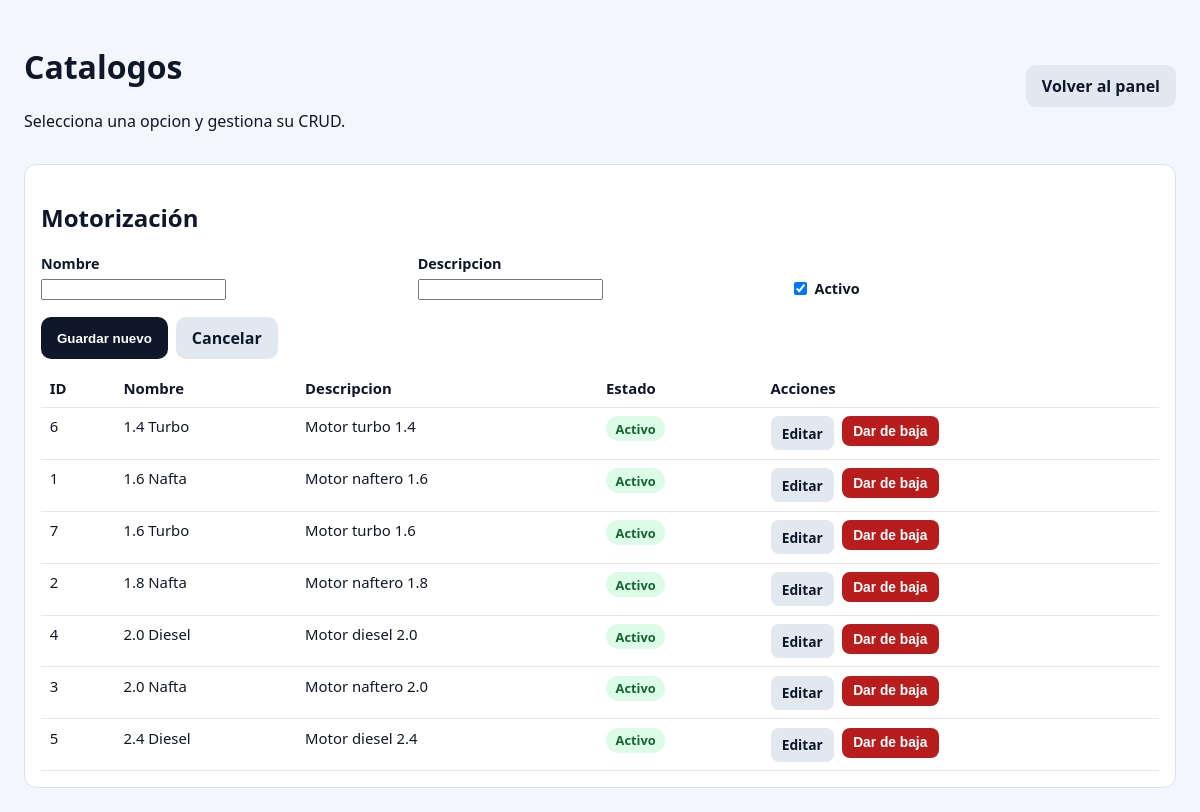
Screenshot of /catalogos.php?seccion=motorizacion (signed in) with the database file from the repository.
### tables this page shows
CREATE TABLE `motorizaciones` (
  `id_motorizacion` int NOT NULL AUTO_INCREMENT,
  `nombre_motor` varchar(100) NOT NULL,
  `descripcion` varchar(255) DEFAULT NULL,
  `activo` tinyint(1) DEFAULT '1',
  PRIMARY KEY (`id_motorizacion`)
);

### public/catalogos.php (the view, shortened to what this page needs)
<?php
$projectRoot = dirname(__DIR__);
$seccion = (string) ($_GET['seccion'] ?? 'marca');
$motorizacionForm = [
    'id_motorizacion' => 0,
    'nombre_motor' => '',
    'descripcion' => '',
    'activo' => '1',
];
try {
    $pdo = Database::connect($projectRoot);
} catch (Throwable $e) {
    http_response_code(500);
    echo 'No se pudo conectar a la base de datos: ' . htmlspecialchars($e->getMessage());
    exit;
}
$motorizaciones = $pdo->query(
    'SELECT id_motorizacion, nombre_motor, descripcion, activo
     FROM motorizaciones
     ORDER BY activo DESC, nombre_motor ASC'
)->fetchAll();
?>
<!doctype html>
<html lang="es">
<head>
</head>
<body>
<div class="container">
    <div class="top">
        <div>
            <h1>Catalogos</h1>
            <p>Selecciona una opcion y gestiona su CRUD.</p>
        </div>
        <div class="actions">
            <a class="btn btn-muted" href="/dashboard.php">Volver al panel</a>
        </div>
    </div>
    <?php if ($seccion === 'motorizacion'): ?>
    <div class="panel" id="motorizaciones-panel">
        <h2>Motorización</h2>
        <form method="post" action="/catalogos.php">
            <div class="grid">
                <div>
                    <label for="nombre_motor">Nombre</label>
                    <input id="nombre_motor" name="nombre_motor" maxlength="100" required value="<?= htmlspecialchars((string) $motorizacionForm['nombre_motor']) ?>">
                </div>
                <div>
                    <label for="descripcion">Descripcion</label>
                    <input id="descripcion" name="descripcion" maxlength="255" value="<?= htmlspecialchars((string) $motorizacionForm['descripcion']) ?>">
                </div>
                <div>
                    <label class="check-label">
                        <input type="checkbox" name="activo" value="1" <?= (string) $motorizacionForm['activo'] === '1' ? 'checked' : '' ?>>
                        Activo
                    </label>
                </div>
            </div>
            <div class="actions" style="margin-top: 0.9rem;">
                <button class="btn btn-primary" type="submit"><?= (int) $motorizacionForm['id_motorizacion'] > 0 ? 'Guardar cambios' : 'Guardar nuevo' ?></button>
                <a class="btn btn-muted" href="/catalogos.php?seccion=motorizacion#motorizaciones-panel">Cancelar</a>
            </div>
        </form>
        <table>
            <thead>
            <tr>
                <th>ID</th>
                <th>Nombre</th>
                <th>Descripcion</th>
                <th>Estado</th>
                <th>Acciones</th>
            </tr>
            </thead>
            <tbody>
            <?php if (count($motorizaciones) === 0): ?>
                <tr><td colspan="5">No hay motorizaciones cargadas.</td></tr>
            <?php else: ?>
                <?php foreach ($motorizaciones as $row): ?>
                    <tr>
                        <td><?= (int) $row['id_motorizacion'] ?></td>
                        <td><?= htmlspecialchars((string) $row['nombre_motor']) ?></td>
                        <td><?= htmlspecialchars((string) ($row['descripcion'] ?? '')) ?></td>
                        <td>
                            <span class="tag <?= (int) $row['activo'] === 1 ? 'ok' : 'off' ?>">
                                <?= (int) $row['activo'] === 1 ? 'Activo' : 'Inactivo' ?>
                            </span>
                        </td>
                        <td>
                            <div class="actions">
                                <a class="btn btn-muted btn-small" href="/catalogos.php?seccion=motorizacion&edit_motorizacion=<?= (int) $row['id_motorizacion'] ?>#motorizaciones-panel">Editar</a>
                                <form method="post" action="/catalogos.php#motorizaciones-panel" style="display:inline;">
                                    <button class="btn <?= (int) $row['activo'] === 1 ? 'btn-danger' : 'btn-primary' ?> btn-small" type="submit">
                                        <?= (int) $row['activo'] === 1 ? 'Dar de baja' : 'Activar' ?>
                                    </button>
                                </form>
                            </div>
                        </td>
                    </tr>
                <?php endforeach; ?>
            <?php endif; ?>
            </tbody>
        </table>
    </div>
    <?php endif; ?>
</div>
</body>
</html>

### public/catalogos.php (style rules this page uses)
body { font-family: Segoe UI, Arial, sans-serif; margin: 1.5rem; background: #f3f6fb; color: #0f172a; }
.container { max-width: 1200px; margin: 0 auto; }
.top { display: flex; justify-content: space-between; align-items: center; gap: 1rem; margin-bottom: 1rem; }
.actions { display: flex; gap: 0.5rem; flex-wrap: wrap; }
.btn { display: inline-block; text-decoration: none; border: 0; border-radius: 10px; padding: 0.65rem 1rem; cursor: pointer; font-weight: 600; }
.btn-primary { background: #0f172a; color: #fff; }
.btn-muted { background: #e2e8f0; color: #0f172a; }
.btn-danger { background: #b91c1c; color: #fff; }
.btn-small { padding: 0.45rem 0.7rem; border-radius: 8px; font-size: 0.86rem; }
.panel { background: #fff; border: 1px solid #d8e1ef; border-radius: 12px; padding: 1rem; margin-bottom: 1rem; }
.grid { display: grid; grid-template-columns: repeat(auto-fit, minmax(220px, 1fr)); gap: 0.75rem; }
label { display: block; font-size: 0.9rem; margin-bottom: 0.25rem; font-weight: 600; }
.check-label { display: inline-flex; align-items: center; gap: 0.45rem; margin-top: 1.6rem; font-weight: 600; }
.check-label input[type="checkbox"] { width: auto; margin: 0; }
table { width: 100%; border-collapse: collapse; margin-top: 0.6rem; }
th, td { border-bottom: 1px solid #e2e8f0; padding: 0.55rem; text-align: left; font-size: 0.93rem; vertical-align: top; }
.tag { display: inline-block; padding: 0.2rem 0.6rem; border-radius: 999px; font-size: 0.8rem; font-weight: 700; }
.ok { background: #dcfce7; color: #166534; }

### rows the page displays
motorizaciones: id_motorizacion "6", nombre_motor "1.4 Turbo", descripcion "Motor turbo 1.4", activo "Activo"
motorizaciones: id_motorizacion "1", nombre_motor "1.6 Nafta", descripcion "Motor naftero 1.6", activo "Activo"
motorizaciones: id_motorizacion "7", nombre_motor "1.6 Turbo", descripcion "Motor turbo 1.6", activo "Activo"
motorizaciones: id_motorizacion "2", nombre_motor "1.8 Nafta", descripcion "Motor naftero 1.8", activo "Activo"
motorizaciones: id_motorizacion "4", nombre_motor "2.0 Diesel", descripcion "Motor diesel 2.0", activo "Activo"
motorizaciones: id_motorizacion "3", nombre_motor "2.0 Nafta", descripcion "Motor naftero 2.0", activo "Activo"
motorizaciones: id_motorizacion "5", nombre_motor "2.4 Diesel", descripcion "Motor diesel 2.4", activo "Activo"
